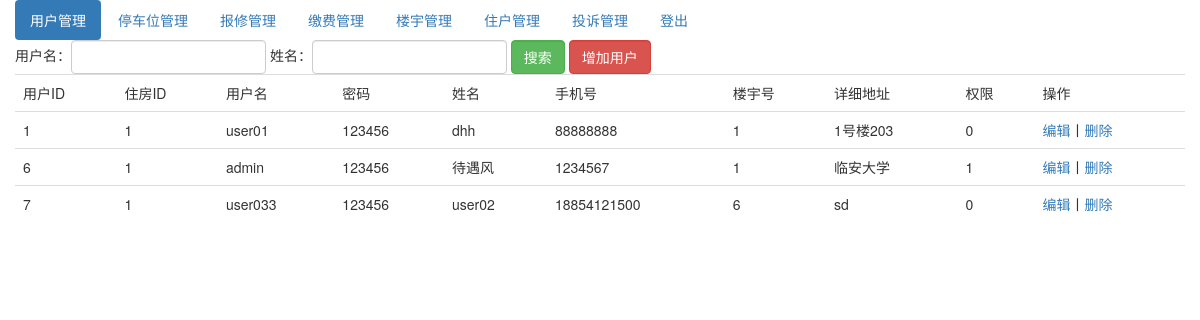
The app's page /index.php/member_admin with its own data.
### tables this page shows
CREATE TABLE IF NOT EXISTS `member` (
  `member_id` int(255) NOT NULL AUTO_INCREMENT COMMENT '用户ID',
  `house_id` int(10) NOT NULL,
  `username` varchar(50) NOT NULL COMMENT '用户名',
  `password` varchar(50) NOT NULL COMMENT '密码',
  `name` varchar(255) NOT NULL COMMENT '姓名',
  `mobile` varchar(255) NOT NULL COMMENT '手机号',
  `building_num` int(10) NOT NULL COMMENT '楼宇号',
  `address_detail` varchar(255) NOT NULL COMMENT '详细地址',
  `is_super` tinyint(1) NOT NULL DEFAULT '0' COMMENT '是否管理员 1是 0否',
  PRIMARY KEY (`member_id`)
);

### application/controllers/Member_admin.php (called while the page is built, shortened)
<?php
class Member_admin extends CI_Controller{
    public function __construct()
    {
        $this->load->helper('url_helper');
    }
    public function index(){
        $this->load->model('member_model');
        $condition=array();
        $member_list=$this->member_model->getMemberList($condition);
        $data=array();
        $data['member_list']=$member_list;
        $this->load->view('templates/header_admin',$data);
        $this->load->view('member_index_admin',$data);
    }
}

### index.php (called while the page is built, shortened)
<?php
require_once BASEPATH.'core/CodeIgniter.php';

### application/models/Member_model.php (called while the page is built, shortened)
<?php
class Member_model extends CI_Model{
    public function getMemberList($condition=array())
    {
        $query=$this->db->get_where('member',$condition);
        return $query->result_array();
    }
}
?>

### application/views/member_index_admin.php (the view, shortened to what this page needs)
<div class="container">
    <div class="row">
        <ul class="nav nav-pills">
            <li role="presentation" class="active"><a href="/index.php/member_admin/index">用户管理</a></li>
            <li role="presentation"><a href="/index.php/carport_admin/index">停车位管理</a></li>
            <li role="presentation"><a href="/index.php/repair_admin/index">报修管理</a></li>
            <li role="presentation"><a href="/index.php/charge_admin/index">缴费管理</a></li>
            <li role="presentation"><a href="/index.php/building_admin/index">楼宇管理</a></li>
            <li role="presentation"><a href="/index.php/house_admin/index">住户管理</a></li>
            <li role="presentation"><a href="/index.php/complain_admin/index">投诉管理</a></li>
            <li role="presentation"><a href="/index.php/Welcome/logout">登出</a></li>
        </ul>
    </div>
    <div class="row">
        <form method="get" class="form-inline" action="/index.php/Member_admin/index">
            <div class="form-group">用户名：<input type="text" class="form-control" name="username"></div>
            <div class="form-group">姓名：<input type="text" class="form-control" name="name"></div>
            <div class="form-group"><input type="submit" class="form-control btn-success" value="搜索"></div>
            <div class="form-group"><a class="form-control btn-danger" href="/index.php/Member_admin/add">增加用户</a></div>
        </form>
    </div>
    <div class="row">
        <table class="table">
            <tr>
                <td>用户ID</td>
                <td>住房ID</td>
                <td>用户名</td>
                <td>密码</td>
                <td>姓名</td>
                <td>手机号</td>
                <td>楼宇号</td>
                <td>详细地址</td>
                <td>权限</td>
                <td>操作</td>
            </tr>
            <?php foreach($member_list as $value){ ?>
                <tr>
                    <td><?php echo $value['member_id']; ?></td>
                    <td><?php echo $value['house_id']; ?></td>
                    <td><?php echo $value['username']; ?></td>
                    <td><?php echo $value['password']; ?></td>
                    <td><?php echo $value['name']; ?></td>
                    <td><?php echo $value['mobile']; ?></td>
                    <td><?php echo $value['building_num']; ?></td>
                    <td><?php echo $value['address_detail']; ?></td>
                    <td><?php echo $value['is_super']; ?></td>
                    <td><a href="/index.php/Member_admin/showEdit?member_id=<?php echo $value['member_id']; ?>">编辑</a>丨<a href="/index.php/Member_admin/delete?member_id=<?php echo $value['member_id']; ?>">删除</a></td>
                </tr>
            <?php } ?>
        </table>
    </div>
</div>

### records on screen
member: member_id "1", house "1", username "user01", password "123456", name "dhh", mobile "88888888", building_num "1", address_detail "1号楼203", is_super "0"
member: member_id "6", house "1", username "admin", password "123456", name "待遇风", mobile "1234567", building_num "1", address_detail "临安大学", is_super "1"
member: member_id "7", house "1", username "user033", password "123456", name "user02", mobile "18854121500", building_num "6", address_detail "sd", is_super "0"
